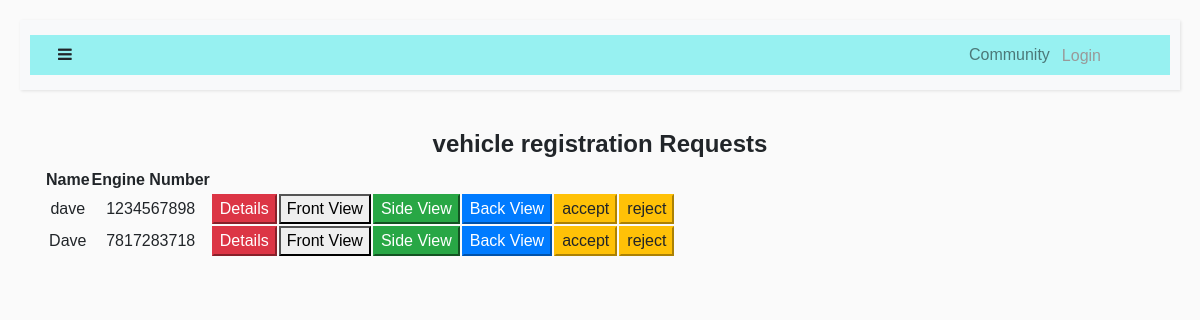
The page /adminregv on the database its author committed.
### tables this page shows
CREATE TABLE "vehicle" (
	`firstname`	TEXT,
	`lastname`	TEXT,
	`fathersname`	TEXT,
	`email`	TEXT NOT NULL,
	`address`	TEXT,
	`enginenumber`	INTEGER,
	`ownership`	TEXT,
	`vetype`	TEXT,
	`vclass`	TEXT,
	`purchasedate`	TEXT,
	`manufacture`	TEXT,
	`modelname`	TEXT,
	`manufacturedate`	TEXT,
	`fuel`	TEXT,
	`color`	TEXT,
	`insurencecompany`	TEXT,
	`datefrom`	TEXT,
	`dateto`	TEXT,
	`insurancenumber`	INTEGER,
	`status`	TEXT,
	`vehiclenumber`	TEXT
);

### login.py (the view)
@app.route('/adminregv',methods=['GET','POST'])
def adminregv():
    with sqlite3.connect('r.db') as con:
            cur=con.cursor()
            if(cur.execute("SELECT * FROM vehicle WHERE status=?",("pending",))):
                data=cur.fetchall()
                return render_template('adminregv.html',data=data)
            else:
                flash("error")
                return render_template('empdashboard.html')
    return render_template('adminregv.html')

### templates/adminregv.html (shortened to what this page needs)
{% extends "layout.html" %}
{% block body %}
<center><h4><b>vehicle registration Requests</b></h4></center>
{%if data%}
<div class="container">
    <div class="row">
<div class="col-md-8">
    <table>
        <tr>
            <th>Name</th>
            <th>Engine Number</th>
        </tr>
        {% for row in data %}
        <form method=post  action="/vredit/{{ row[5] }}">
        <tr>
            <td>{{row[0]}}</td>
            <td>{{row[5]}}</td>
            <td><a href="/vehicledetails/{{ row[5] }}"><button type="button" class="btn-danger">Details</button></a></td>
            <td><a href="/frontview/{{ row[5] }}"><button type="button" class="btn-default">Front View</button></a></td>
            <td><a href="/sideview/{{ row[5] }}"><button type="button" class="btn-success">Side View</button></a></td>
            <td><a href="/backview/{{ row[5] }}"><button type="button" class="btn-primary">Back View</button></a></td>
            <td><input type="submit" name="action" class="btn-warning" value="accept"></td>
            <td><input type="submit" name="action" class="btn-warning" value="reject"></td>
        </tr>
{% endfor %}
    </table>
</div>
{%else%}
<p><br><br>No Requests</p>
{%endif%}
</div>
{% endblock%}

### templates/navbar.html (style rules this page uses)
body { font-family: 'Poppins', sans-serif; background: #fafafa; }
a, a:hover, a:focus { color: inherit; text-decoration: none; transition: all 0.3s; }

### rows shown on the page
vehicle: firstname "dave", enginenumber "1234567898"
vehicle: firstname "Dave", enginenumber "7817283718"
